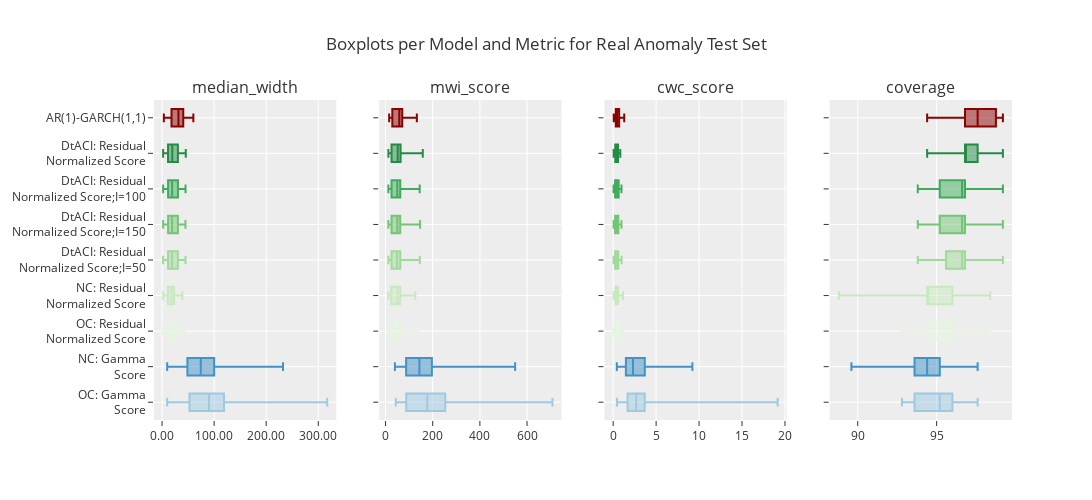

Write notebook code for a chart like this one.
### Code cell
create_boxplots("Real Anomaly")
